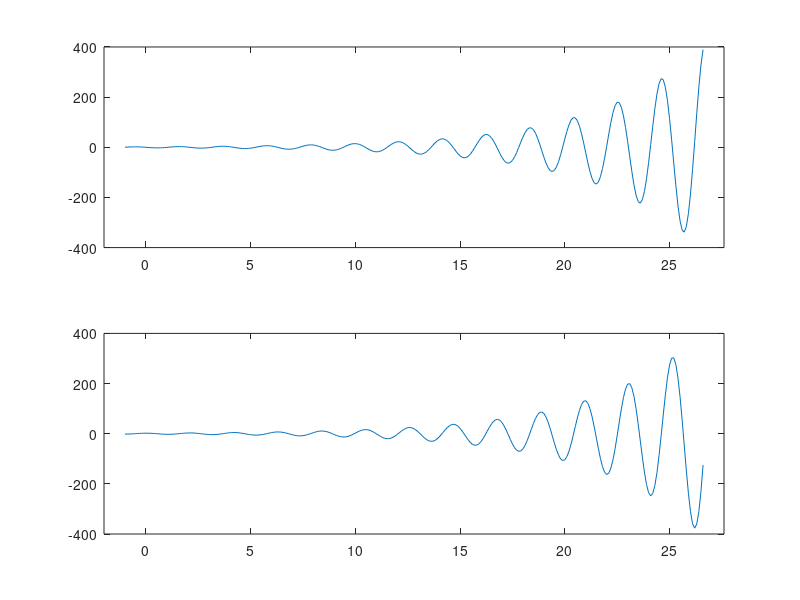

MATLAB code to generate this figure:
% x(t): Signal given for Question 6
theta = pi / 2;
C = 2;
a = 0.2;
b = 3;
t = -1:0.1:26.6;
x = C * exp(1j*theta) * exp((a + 1j*b) * t);

subplot(2, 1, 1);
plot(t, real(x));
xlim([min(t)-1, max(t)+1]);

subplot(2, 1, 2);
plot(t, imag(x));
xlim([min(t)-1, max(t)+1]);